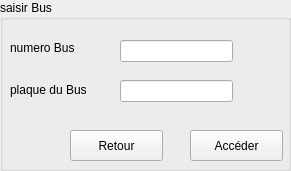
       <widget class="QGroupBox" name="groupBox_7">
        <property name="geometry">
         <rect>
          <x>20</x>
          <y>40</y>
          <width>291</width>
          <height>171</height>
         </rect>
        </property>
        <property name="title">
         <string>saisir Bus </string>
        </property>
        <widget class="QLabel" name="label_17">
         <property name="geometry">
          <rect>
           <x>10</x>
           <y>40</y>
           <width>81</width>
           <height>16</height>
          </rect>
         </property>
         <property name="text">
          <string>numero Bus</string>
         </property>
        </widget>
        <widget class="QLabel" name="label_21">
         <property name="geometry">
          <rect>
           <x>10</x>
           <y>80</y>
           <width>91</width>
           <height>20</height>
          </rect>
         </property>
         <property name="text">
          <string>plaque du Bus </string>
         </property>
        </widget>
        <widget class="QLineEdit" name="lineEdit_13">
         <property name="geometry">
          <rect>
           <x>120</x>
           <y>40</y>
           <width>113</width>
           <height>22</height>
          </rect>
         </property>
        </widget>
        <widget class="QLineEdit" name="lineEdit_18">
         <property name="geometry">
          <rect>
           <x>120</x>
           <y>80</y>
           <width>113</width>
           <height>22</height>
          </rect>
         </property>
        </widget>
        <widget class="QPushButton" name="pushButton_5">
         <property name="geometry">
          <rect>
           <x>190</x>
           <y>130</y>
           <width>93</width>
           <height>31</height>
          </rect>
         </property>
         <property name="text">
          <string>Accéder</string>
         </property>
        </widget>
        <widget class="QPushButton" name="pushButton_20">
         <property name="geometry">
          <rect>
           <x>70</x>
           <y>130</y>
           <width>93</width>
           <height>31</height>
          </rect>
         </property>
         <property name="text">
          <string>Retour</string>
         </property>
        </widget>
       </widget>
